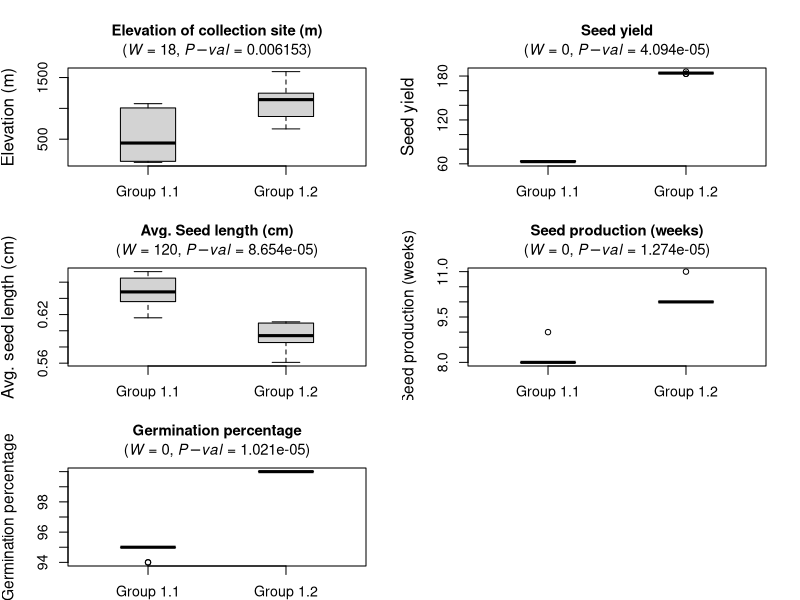
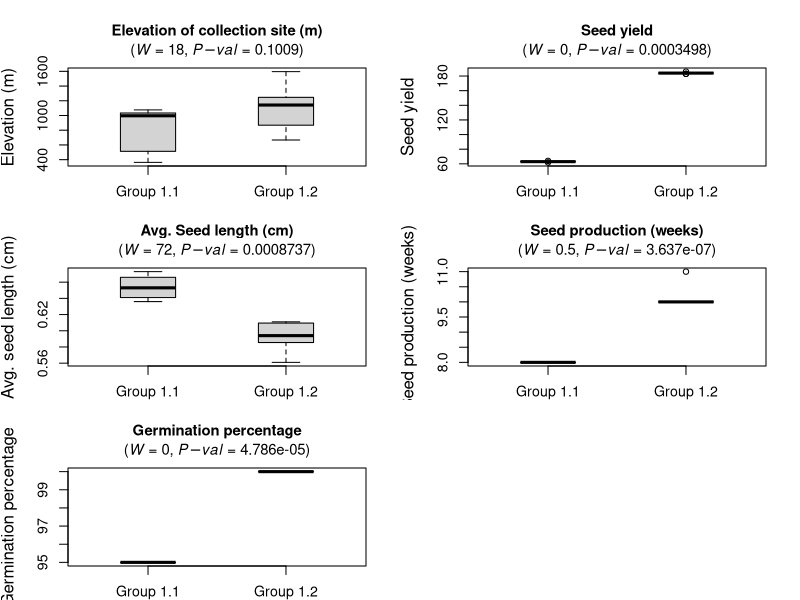

These figures' R source, in order:
setwd("G:/Meine Ablage/Master/analysis/vcfs/pheno/")

library(ggplot2)

# data from Filiz et al., 2009

#group6 <- c("BdTR10N",	"BdTR11C",	"BdTR11D",	"BdTR11F",	"BdTR11G",	"BdTR11H",	"BdTR11I")
group1 <- c("BdTR1A",	"BdTR1B",	"BdTR1E",	"BdTR1F",	"BdTR1G",	"BdTR1H",	"BdTR1J",	"BdTR1K",	
            "BdTR1M",	"BdTR1N",	"BdTR2B",	"BdTR2C",	"BdTR2D",	"BdTR2G",	"BdTR2H",	"BdTR2J",
            "BdTR2K",	"BdTR2M",	"BdTR2N",	"BdTR2P",	"BdTR2R",	"BdTR2S")

group1.1 <- c("BdTR1E",	"BdTR1H",	"BdTR1J",	"BdTR1K",	
              "BdTR1M",	"BdTR1N") #only central

group1.2 <- c("BdTR2B",	"BdTR2C",	"BdTR2D",	"BdTR2G",	"BdTR2H",	"BdTR2J",
              "BdTR2K",	"BdTR2M",	"BdTR2N",	"BdTR2P",	"BdTR2R",	"BdTR2S")


Average_height_cm = c("30.0–41.0", "29.5–40.5", "28.7–39.8", "29.0–39.5", "28.2–41.0", "29.5–40.8", "29.0–39.9", "28.9–40.0", "29.1–41.0", "29.9–40.7", "28.9–40.5", "29.0–40.0", "29.1–39.9", "29.6–40.1", "30.0–41.0", "29.7–41.8", "29.2–40.2", "28.5–39.0", "28.0–40.8", "30.9–40.0", "30.0–41.7", "29.4–40.1", "29.0–39.2", "29.9–42.2", "30.0–41.2", "30.0–42.4", "31.1–39.5", "30.0–39.0", "30.7–41.1", "29.9–40.0")

`Germination percentage` = c(94, 94, 95, 95, 95, 95, 95, 95, 95, 95, 95, 95, 95, 100, 100, 100, 100, 100, 100, 100, 100, 100, 100, 100, 100, 100, 100, 100, 100, 100)
data <- data.frame(
  Genotype = c("BdTR1A", "BdTR1B", "BdTR1C", "BdTR1D", "BdTR1E", "BdTR1F", "BdTR1G", "BdTR1H", "BdTR1I", "BdTR1J", "BdTR1K", "BdTR1M", "BdTR1N", "BdTR2A", "BdTR2B", "BdTR2C", "BdTR2D", "BdTR2E", "BdTR2F", "BdTR2G", "BdTR2H", "BdTR2I", "BdTR2J", "BdTR2K", "BdTR2M", "BdTR2N", "BdTR2O", "BdTR2P", "BdTR2R", "BdTR2S"),
  Longitude = c("27828’36.81@E", "26855’53.29@E", "2882’24.71@E", "28835’6.42@E", "2881’52.75@E", "27828’36.81@E", "26855’53.29@E", "2882’24.71@E", "28834’59.02@E", "28835’6.75@E", "29840’40.96@E", "30815’8.93@E", "30814’44.11@E", "30847’19.07@E", "31819’52.01@E", "31853’29.40@E", "31818’33.71@E", "32824’16.47@E", "31853’5.68@E", "32859’7.32@E", "32825’56.46@E", "33832’16.37@E", "32859’17.24@E", "3484’18.34@E", "3485’40.38@E", "33831’10.58@E", "32825’56.46@E", "33832’16.37@E", "32859’17.24@E", "3484’18.34@E"),
  Elevation = c(124, 141, 363, 612, 986, 124, 141, 363, 841, 513, 1007, 1076, 1034, 932, 667, 864, 1301, 1012, 1288, 1596, 787, 872, 1192, 1142, 1406, 1013, 787, 872, 1192, 1142),
  #  `Leaf color` = as.factor(c(2, 2, 2, 2, 2, 2, 2, 2, 2, 2, 2, 2, 2, 2, 2, 2, 2, 2, 2, 2, 2, 2, 2, 2, 2, 2, 2, 2, 2, 2, 2, 2, 2)),
  #  `Leaf hairiness` = c(2, 2, 2, 2, 2, 2, 2, 2, 2, 2, 2, 2, 2, 2, 2, 2, 2, 2, 2, 2, 2, 2, 2, 2, 2, 2, 2, 2, 2, 2),
  `Seed Width` = c(0.123, 0.123, 0.120, 0.118, 0.124, 0.124, 0.121, 0.124, 0.121, 0.114, 0.127, 0.121, 0.119, 0.112, 0.112, 0.103, 0.114, 0.122, 0.108, 0.115, 0.119, 0.119, 0.112, 0.111, 0.113, 0.117, 0.119, 0.110, 0.115, 0.116),
  `Seed Length` = c(0.644, 0.665, 0.661, 0.622, 0.666, 0.629, 0.616, 0.636, 0.606, 0.654, 0.652, 0.673, 0.641, 0.593, 0.585, 0.591, 0.586, 0.611, 0.589, 0.609, 0.611, 0.617, 0.586, 0.597, 0.572, 0.610, 0.580, 0.607, 0.611, 0.561),
  `Seed production (weeks)` = c(8, 8, 8, 8, 8, 8, 9, 8, 8, 8, 8, 8, 8, 10, 10, 10, 10, 10, 9, 10, 10, 10, 10, 10, 10, 10, 10, 10, 10, 11),
  `Average biomass (g)` = c(0.89, 0.88, 0.89, 0.90, 0.90, 0.90, 0.87, 0.89, 0.89, 0.89, 0.89, 0.89, 0.89, 0.79, 0.78, 0.78, 79.8, 0.80, 0.78, 0.78, 0.78, 0.78, 0.79, 0.80, 0.80, 0.80, 0.80, 0.90, 0.79, 0.80),
  `Seed yield` = c(64, 63, 63, 65, 63, 64, 64, 64, 64, 63, 62, 63, 63, 183, 183, 183, 186, 184, 184, 184, 184, 184, 184, 184, 184, 184, 184, 184, 184, 184),
  `DNA content (pg/2C)` = c(0.69, 0.69, 0.69, 0.69, 0.69, 0.69, 0.69, 0.69, 0.69, 0.69, 0.695, 0.695, 0.696, 0.696, 0.696, 0.696, 0.696, 0.696, 0.696, 0.696, 0.696, 0.696, 0.696, 0.696, 0.696, 0.696, 0.696, 0.696, 0.696, 0.696),
  `Germination percentage` = c(94, 94, 95, 95, 95, 95, 95, 95, 95, 95, 95, 95, 95, 100, 100, 100, 100, 100, 100, 100, 100, 100, 100, 100, 100, 100, 100, 100, 100, 100)
)
data$Average_height_cm <- sapply(strsplit(Average_height_cm, "–"), function(x) mean(as.numeric(x)))
data$`Germination percentage`<- as.numeric(`Germination percentage`)
data$group <- c(rep("Group 1.1",13), rep("Group 1.2",17))


#write.table(data, file = "pheno_data", quote = F, sep = ",")

####

## all of group 1

data3 <- data[data$Genotype %in% c("BdTR1A",	"BdTR1B",	"BdTR1E",	"BdTR1F",	"BdTR1G",	"BdTR1H",	"BdTR1J",	"BdTR1K",	
                                   "BdTR1M",	"BdTR1N",	"BdTR2B",	"BdTR2C",	"BdTR2D",	"BdTR2G",	"BdTR2H",	"BdTR2J",
                                   "BdTR2K",	"BdTR2M",	"BdTR2N",	"BdTR2P",	"BdTR2R",	"BdTR2S"),]

              
par(mfrow=c(3,2), mar=c(2, 4, 4, 2), cex = 0.85)

wilcox.test(Elevation ~ group, data = data3, exact = F) #yes
boxplot(Elevation ~ group, data = data3,  
        main=expression(atop(NA,atop(bold("Elevation of collection site (m)"), "("*italic(W)*" = 18, "*italic(P-val)* " = 0.006153)"))),
        boxwex = 0.4, xlab = "", ylab= "Elevation (m)", par(cex.lab = 1.2), cex.main = 1.5)


#wilcox.test(Seed.Width ~ group, data = data3, exact = F) #yes
#boxplot(Seed.Width ~ group, data = data3, 
#        main=expression(atop(NA,atop(bold("Avg. Seed Width (cm)"), "("*italic(W)*" = 114, "*italic(P-val)* " = 0.0004036)"))), 
#        boxwex = 0.4, xlab = "", ylab= "Avg. seed width (cm)", cex.main = 1.5)

wilcox.test(Seed.yield ~ group, data = data3, exact = F) #yes
boxplot(Seed.yield ~ group, data = data3, 
        main=expression(atop(NA,atop(bold("Seed yield"), "("*italic(W)*" = 0, "*italic(P-val)* " = 4.094e-05)"))), 
        boxwex = 0.4, xlab = "", ylab= "Seed yield", cex.main = 1.5)


wilcox.test(Seed.Length ~ group, data = data3, exact = F) #yes
boxplot(Seed.Length ~ group, data = data3,
        main=expression(atop(NA,atop(bold("Avg. Seed length (cm)"), "("*italic(W)*" = 120, "*italic(P-val)* " = 8.654e-05)"))), 
        boxwex = 0.4, xlab = "", ylab= "Avg. seed length (cm)", cex.main = 1.5)

wilcox.test(Seed.production..weeks. ~ group, data = data3, exact = F) #yes
boxplot(Seed.production..weeks. ~ group, data = data3,
        main=expression(atop(NA,atop(bold("Seed production (weeks)"), "("*italic(W)*" = 0, "*italic(P-val)* " = 1.274e-05)"))), 
        boxwex = 0.4, xlab = "", ylab= "Seed production (weeks)", par(cex.lab = 1.1),cex.main = 1.5)

wilcox.test(Germination.percentage ~ group, data = data3, exact = F) #yes
boxplot(Germination.percentage ~ group, data = data3, 
        main=expression(atop(NA,atop(bold("Germination percentage"), "("*italic(W)*" = 0, "*italic(P-val)* " = 1.021e-05)"))), 
        boxwex = 0.4, xlab = "", ylab= "Germination percentage", par(cex.lab = 1.1), cex.main = 1.5)


#wilcox.test(Average.biomass..g. ~ group, data = data3, exact=F) # no, extreme outlier
#boxplot(Average.biomass..g. ~ group, data = data3) 


#wilcox.test(Average_height_cm ~ group, data = data3, exact=F)# yes
#boxplot(Average_height_cm ~ group, data = data3,
#        main=expression(atop(NA,atop(bold("Average height in cm"), "("*italic(W)*" = 27, "*italic(P-val)* " = 0.03177)"))), 
#        boxwex = 0.4, xlab = "", ylab= "Avg. Height (cm)", cex.main = 1.5)

#######################

## ONLY central of group 1.1

data2 <- data[data$Genotype %in% c("BdTR1E",	"BdTR1H",	"BdTR1J",	"BdTR1K", "BdTR1M",	"BdTR1N",
                                   "BdTR2B",	"BdTR2C",	"BdTR2D",	"BdTR2G",	"BdTR2H",	"BdTR2J", "BdTR2K",	"BdTR2M",	"BdTR2N",	"BdTR2P",	"BdTR2R",	"BdTR2S"),]

par(mfrow=c(3,2), mar=c(2, 4, 4, 2), cex = 0.85)

wilcox.test(Elevation ~ group, data = data2, exact = F) #no
boxplot(Elevation ~ group, data = data2,   
        main=expression(atop(NA,atop(bold("Elevation of collection site (m)"), "("*italic(W)*" = 18, "*italic(P-val)* " = 0.1009)"))),
        boxwex = 0.4, xlab = "", ylab= "Elevation (m)", par(cex.lab = 1.2), cex.main = 1.5)


#wilcox.test(Seed.Width ~ group, data = data2, exact = F) #no
#boxplot(Seed.Width ~ group, data = data2, 
#        main=expression(atop(NA,atop(bold("Avg. Seed Width (cm)"), "("*italic(W)*" = 66, "*italic(P-val)* " = 0.005604)"))), 
#        boxwex = 0.4, xlab = "", ylab= "Avg. seed width (cm)", cex.main = 1.5)

wilcox.test(Seed.yield ~ group, data = data2, exact = F) #yes
boxplot(Seed.yield ~ group, data = data2, 
        main=expression(atop(NA,atop(bold("Seed yield"), "("*italic(W)*" = 0, "*italic(P-val)* " = 0.0003498)"))), 
        boxwex = 0.4, xlab = "", ylab= "Seed yield", cex.main = 1.5)

wilcox.test(Seed.Length ~ group, data = data2, exact = F) #yes
boxplot(Seed.Length ~ group, data = data2,
        main=expression(atop(NA,atop(bold("Avg. Seed length (cm)"), "("*italic(W)*" = 72, "*italic(P-val)* " = 0.0008737)"))), 
        boxwex = 0.4, xlab = "", ylab= "Avg. seed length (cm)", cex.main = 1.5)

wilcox.test(Seed.production..weeks. ~ group, data = data2, exact = F) #yes
boxplot(Seed.production..weeks. ~ group, data = data2,
        main=expression(atop(NA,atop(bold("Seed production (weeks)"), "("*italic(W)*" = 0.5, "*italic(P-val)* " = 3.637e-07)"))), 
        boxwex = 0.4, xlab = "", ylab= "Seed production (weeks)", cex.main = 1.5)

wilcox.test(Germination.percentage ~ group, data = data2, exact = F) #yes
boxplot(Germination.percentage ~ group, data = data2, 
        main=expression(atop(NA,atop(bold("Germination percentage"), "("*italic(W)*" = 0, "*italic(P-val)* " = 4.786e-05)"))), 
        boxwex = 0.4, xlab = "", ylab= "Germination percentage", cex.main = 1.5)


#wilcox.test(Average.biomass..g. ~ group, data = data2, exact=F) # no, extreme outlier
#boxplot(Average.biomass..g. ~ group, data = data2) 


#wilcox.test(Average_height_cm ~ group, data = data2, exact=F)# no
#boxplot(Average_height_cm ~ group, data = data2)
